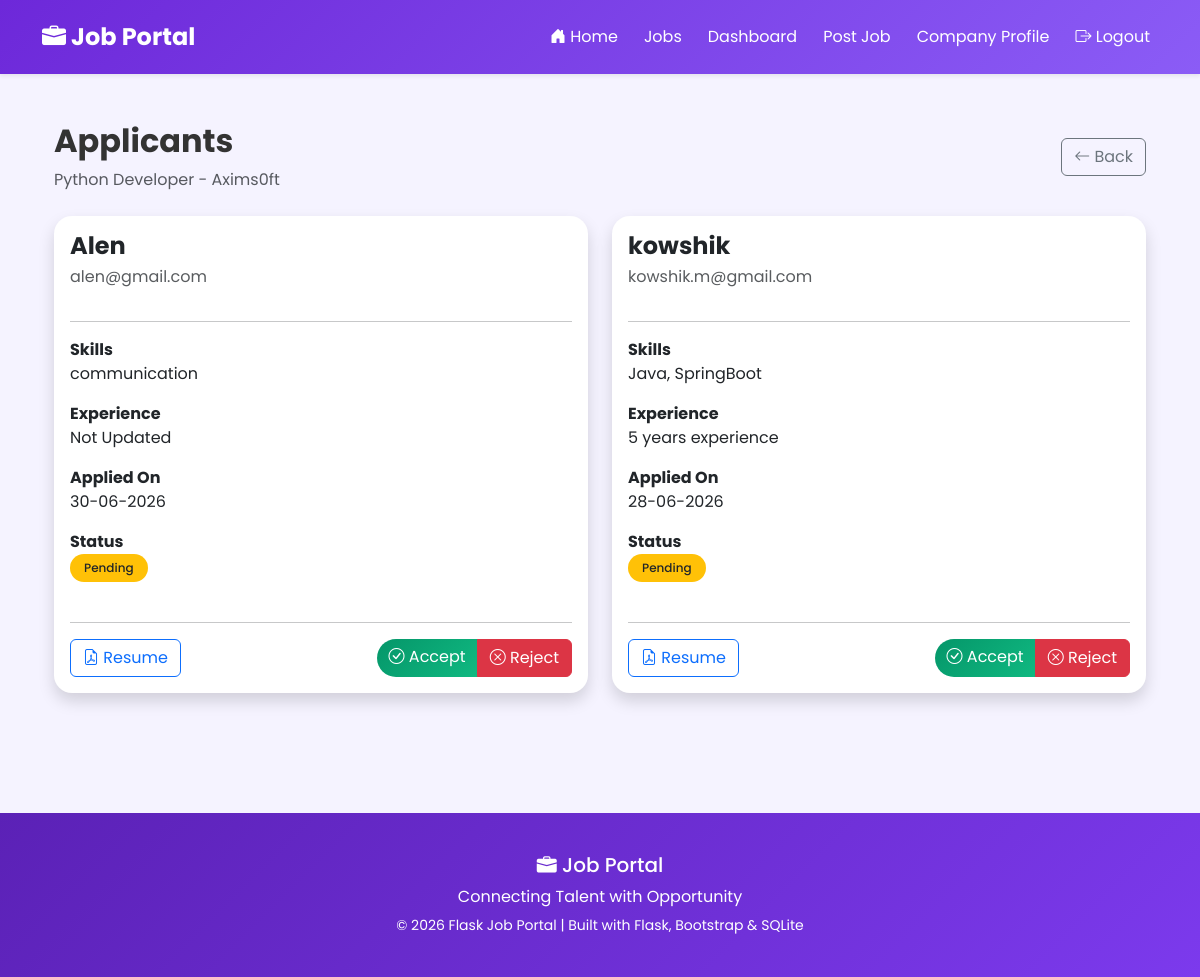
/job/3/applicants (signed in), run on the app's committed database.
### tables this page shows
CREATE TABLE jobs
    (
        id INTEGER PRIMARY KEY AUTOINCREMENT,

        employer_id INTEGER NOT NULL,

        company_name TEXT NOT NULL,

        job_title TEXT NOT NULL,

        location TEXT NOT NULL,

        experience TEXT NOT NULL,

        salary TEXT NOT NULL,

        skills TEXT NOT NULL,

        description TEXT NOT NULL,

        posted_date TEXT NOT NULL,

        FOREIGN KEY (employer_id)
        REFERENCES users(id)
    );

CREATE TABLE applications
    (
        id INTEGER PRIMARY KEY AUTOINCREMENT,

        user_id INTEGER NOT NULL,

        job_id INTEGER NOT NULL,

        resume_file TEXT NOT NULL,

        applied_date TEXT NOT NULL,

        status TEXT NOT NULL DEFAULT 'Applied',

        FOREIGN KEY (user_id)
        REFERENCES users(id),

        FOREIGN KEY (job_id)
        REFERENCES jobs(id)
    );

CREATE TABLE users
    (
        id INTEGER PRIMARY KEY AUTOINCREMENT,
        name TEXT NOT NULL,
        email TEXT NOT NULL UNIQUE,
        password TEXT NOT NULL,
        role TEXT NOT NULL,
        skills TEXT,
        experience TEXT,
        resume TEXT,
        profile_picture TEXT
    , company_name TEXT, company_website TEXT, company_location TEXT, company_description TEXT, company_logo TEXT);

### app.py (the view, shortened to what this page needs)
@app.route("/job/<int:job_id>/applicants")
@login_required(role="Employer")
def view_applicants(job_id):
    job = get_job_by_id(job_id)
    applicants = get_job_applicants(job_id)
    return render_template(
        "view_applicants.html",
        applicants=applicants,
        job=job
    )

### app.py (called while the page is built)
def login_required(role=None):
    def decorator(view_function):
        @wraps(view_function)
        def wrapper(*args, **kwargs):
            if "user_id" not in session:
                flash("Please login to continue.", "warning")
                return redirect(url_for("login"))
            if role and session.get("role") != role:
                flash("You are not authorized to access this page.", "danger")
                return redirect(url_for("home"))
            return view_function(*args, **kwargs)
        return wrapper
    return decorator

### database.py (called while the page is built)
def get_connection():
    conn = sqlite3.connect(DATABASE_NAME)
    conn.row_factory = sqlite3.Row
    return conn

def get_job_by_id(job_id):
    conn = get_connection()
    job = conn.execute("""
    SELECT *
    FROM jobs
    WHERE id = ?
    """,
    (job_id,)
    ).fetchone()
    conn.close()
    return job

def get_job_applicants(job_id):
    conn = get_connection()
    applicants = conn.execute("""
    SELECT

        applications.id,
        applications.applied_date,
        applications.status,

        users.name,
        users.email,
        users.skills,
        users.experience,
        users.resume

    FROM applications

    JOIN users

    ON applications.user_id = users.id

    WHERE applications.job_id = ?

    ORDER BY applications.applied_date DESC
    """,
    (job_id,)
    ).fetchall()
    conn.close()
    return applicants

### templates/view_applicants.html (shortened to what this page needs)
{% extends "base.html" %}
{% block content %}
<div class="container py-4">
    <div class="d-flex justify-content-between align-items-center mb-4">
        <div>
            <h2 class="fw-bold">
                Applicants
            </h2>
            <p class="text-muted mb-0">
                {{ job["job_title"] }} - {{ job["company_name"] }}
            </p>
        </div>
        <a
            href="{{ url_for('employer_dashboard') }}"
            class="btn btn-outline-secondary">
            <i class="bi bi-arrow-left"></i>
            Back
        </a>
    </div>
    {% if applicants %}
        <div class="row">
            {% for applicant in applicants %}
            <div class="col-lg-6 mb-4">
                <div class="card shadow border-0 h-100">
                    <div class="card-body d-flex flex-column">
                        <h4 class="fw-bold mb-1">
                            {{ applicant["name"] }}
                        </h4>
                        <p class="text-muted mb-3">
                            {{ applicant["email"] }}
                        </p>
                        <hr>
                        <div class="mb-3">
                            <strong>Skills</strong>
                            <p class="mb-0">
                                {{ applicant["skills"] or "Not Updated" }}
                            </p>
                        </div>
                        <div class="mb-3">
                            <strong>Experience</strong>
                            <p class="mb-0">
                                {{ applicant["experience"] or "Not Updated" }}
                            </p>
                        </div>
                        <div class="mb-3">
                            <strong>Applied On</strong>
                            <p class="mb-0">
                                {{ applicant["applied_date"] }}
                            </p>
                        </div>
                        <div class="mb-4">
                            <strong>Status</strong>
                            <br>
                            {% if applicant["status"] == "Applied" %}
                                <span class="badge bg-warning text-dark">
                                    Pending
                                </span>
                            {% elif applicant["status"] == "Accepted" %}
                                <span class="badge bg-success">
                                    Accepted
                                </span>
                            {% else %}
                                <span class="badge bg-danger">
                                    Rejected
                                </span>
                            {% endif %}
                        </div>
                        <div class="mt-auto">
                            <hr>
                            <div class="d-flex justify-content-between align-items-center">
                                {% if applicant["resume"] %}
                                    <a
                                        href="{{ url_for(
                                            'view_resume',
                                            filename=applicant['resume']
                                        ) }}"
                                        class="btn btn-outline-primary">
                                        <i class="bi bi-file-earmark-pdf"></i>
                                        Resume
                                    </a>
                                {% else %}
                                    <span class="text-danger">
                                        Resume Not Uploaded
                                    </span>
                                {% endif %}
                                <div class="btn-group">
                                    <a
                                        href="{{ url_for(
                                            'update_application',
                                            application_id=applicant['id'],
                                            status='Accepted'
                                        ) }}"
                                        class="btn btn-success">
                                        <i class="bi bi-check-circle"></i>
                                        Accept
                                    </a>
                                    <a
                                        href="{{ url_for(
                                            'update_application',
                                            application_id=applicant['id'],
                                            status='Rejected'
                                        ) }}"
                                        class="btn btn-danger">
                                        <i class="bi bi-x-circle"></i>
                                        Reject
                                    </a>
                                </div>
                            </div>
                        </div>
                    </div>
                </div>
            </div>
            {% endfor %}
        </div>
    {% endif %}
</div>
{% endblock %}

### static/css/style.css (style rules this page uses)
body { font-family:'Poppins',sans-serif; background:#f5f3ff; color:#333; }
a { text-decoration:none; }
.container { animation:fadeIn .5s ease; }
.card { border:none; border-radius:18px; overflow:hidden; box-shadow:0 10px 30px rgba(0,0,0,.08); transition:.35s; }
.btn-success { background:linear-gradient( 135deg, #059669, #10B981 ); border:none; border-radius:30px; }
.badge { border-radius:30px; padding:8px 14px; font-weight:500; }

### data on the page
jobs: job_title "Python Developer", company_name "Axims0ft"
applications: name "Alen", email "alen@gmail.com", skills "communication", experience "Not Updated", applied_date "30-06-2026", status "Pending"
applications: name "kowshik", email "kowshik.m@gmail.com", skills "Java, SpringBoot", experience "5 years experience", applied_date "28-06-2026", status "Pending"
